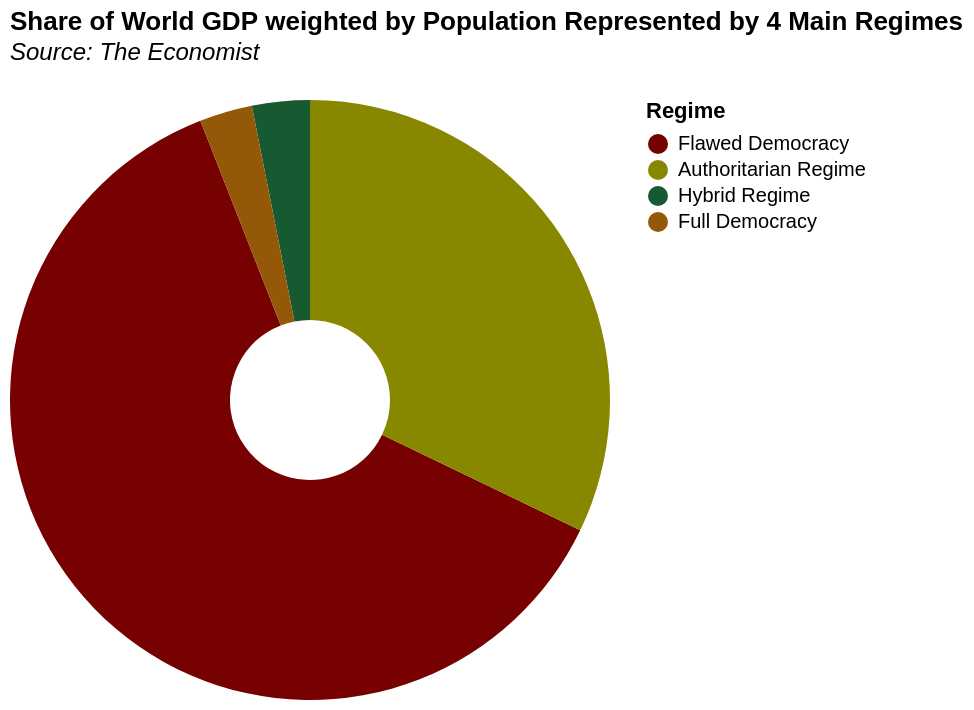

The Vega-Lite source for this figure:
### Vega-Lite specification from a JSON file in a GitHub repository (floating-point values rounded to 4 significant figures)
{"$schema": "https://vega.github.io/schema/vega-lite/v5.json", "title": {"text": "Share of World GDP weighted by Population Represented by 4 Main Regimes", "subtitle": ["Source: The Economist", ""], "subtitleFontStyle": "italic", "subtitleFontSize": 12, "anchor": "start", "color": "black"}, "data": {"values": [{"Regime": "Flawed Democracy", "value": 17460000000000.0}, {"Regime": "Authoritarian Regime", "value": 9069000000000.0}, {"Regime": "Hybrid Regime", "value": 876900000000.0}, {"Regime": "Full Democracy", "value": 803000000000.0}]}, "mark": {"type": "arc", "innerRadius": 40}, "encoding": {"theta": {"field": "value", "type": "quantitative"}, "color": {"field": "Regime", "type": "nominal", "sort": {"field": "value", "order": "descending"}, "scale": {"range": ["#700", "#880", "#175930", "#935909"]}}, "tooltip": [{"field": "value", "format": ",.0f", "title": "GDP in $"}]}}
